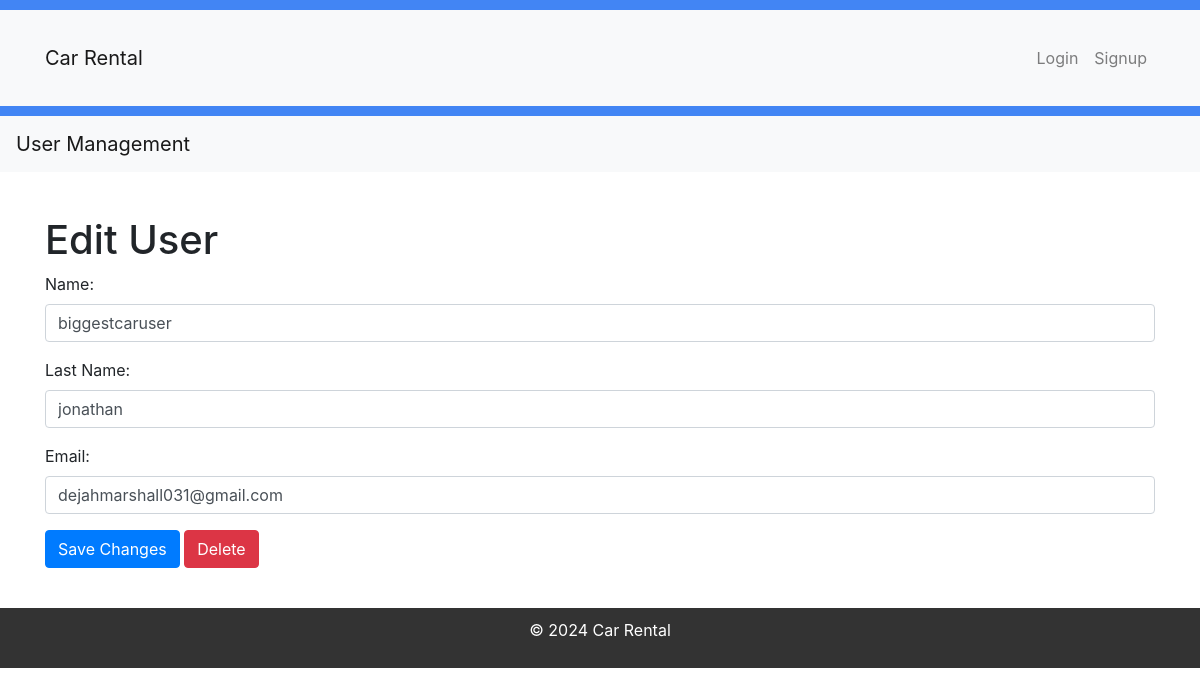
Screenshot of /car-rental2/pages/admin_pages/edit-user.php?id=34 with the database file from the repository.
### tables this page shows
CREATE TABLE `customers` (
  `CustomerID` int(11) NOT NULL,
  `name` varchar(255) NOT NULL,
  `LastName` varchar(255) NOT NULL,
  `Address` varchar(255) NOT NULL,
  `LicenseNumber` varchar(20) NOT NULL,
  `PhoneNumber` varchar(15) NOT NULL,
  `email` varchar(255) NOT NULL,
  `password` varchar(255) NOT NULL,
  `country` varchar(255) DEFAULT NULL,
  `adress` int(11) NOT NULL
);

### car-rental2/classes/Admin.php (called while the page is built, shortened)
<?php
require_once('Database.php');
class Admin {
    private $db;
    public function __construct(Database $database) {
        $this->db = $database;
    }
    public function getUserById($userID) {
        $sql = "SELECT * FROM customers WHERE CustomerID = ?";
        $result = $this->db->query($sql, [$userID]);
        if ($result instanceof PDOStatement && $result->rowCount() > 0) {
            $user = $result->fetch(PDO::FETCH_ASSOC);
            return $user;
        } else {
            return null;
        }
    }
}
?>

### car-rental2/classes/Database.php (called while the page is built, shortened)
<?php
class Database {
    private $conn;
    public function __construct() {
        try {
            $dsn = "mysql:host=" . DB_HOST . ";dbname=" . DB_NAME . ";port=" . DB_PORT;
            $options = [
                PDO::ATTR_ERRMODE            => PDO::ERRMODE_EXCEPTION,
                PDO::ATTR_DEFAULT_FETCH_MODE => PDO::FETCH_ASSOC,
                PDO::ATTR_EMULATE_PREPARES   => false,
            ];
            $this->conn = new PDO($dsn, DB_USER, DB_PASSWORD, $options);
        } catch (PDOException $e) {
            die("Connection failed: " . $e->getMessage());
        }
    }
    public function query($sql, $params = []) {
        $stmt = $this->conn->prepare($sql);
        $stmt->execute($params);
        return $stmt;
    }
}
?>

### car-rental2/pages/admin_pages/edit-user.php (the view, shortened to what this page needs)
<?php
require_once('../../classes/Admin.php');
$admin = new Admin($database);
if (isset($_GET['id'])) {
    $editUserID = $_GET['id'];
$user = $admin->getUserById($editUserID);
if ($user !== null) {
    $name = $user['name'];
    $lastName = $user['LastName'];
    $email = $user['email'];
} else {
    echo 'Invalid user ID';
    exit();
}
}
?>
<!DOCTYPE html>
<html lang="en">
<head>
    <link rel="stylesheet" href="../../assets/css/style.css">
</head>
<body>
<?php include('../../includes/header.php'); ?>
<nav class="navbar navbar-expand-lg navbar-light bg-light">
    <a class="navbar-brand" href="#">User Management</a>
</nav>
<div class="container">
    <h1 class="mt-4">Edit User</h1>
    <form action="edit-user.php?id=<?php echo $editUserID; ?>" method="post">
        <div class="form-group">
            <label for="name">Name:</label>
            <input type="text" name="name" class="form-control" value="<?php echo $name; ?>" required>
        </div>
        <div class="form-group">
            <label for="lastName">Last Name:</label>
            <input type="text" name="lastName" class="form-control" value="<?php echo $lastName; ?>" required>
        </div>
        <div class="form-group">
            <label for="email">Email:</label>
            <input type="email" name="email" class="form-control" value="<?php echo $email; ?>" required>
        </div>
        <button type="submit" name="updateUser" class="btn btn-primary">Save Changes</button>
        <button type="submit" name="deleteUser" class="btn btn-danger" onclick="return confirm('Are you sure you want to delete this user?')">Delete</button>
    </form>
</div>
<?php include('../../includes/footer.php'); ?>
</body>
</html>

### car-rental2/assets/css/style.css (style rules this page uses)
body, h1, h2, h3, p, ul, li { margin: 0; padding: 0; }
.container { max-width: 1200px; margin: 0 auto; padding: 20px; }

### rows the page displays
customers: name "biggestcaruser", lastName "jonathan", email "dejahmarshall031@gmail.com"
